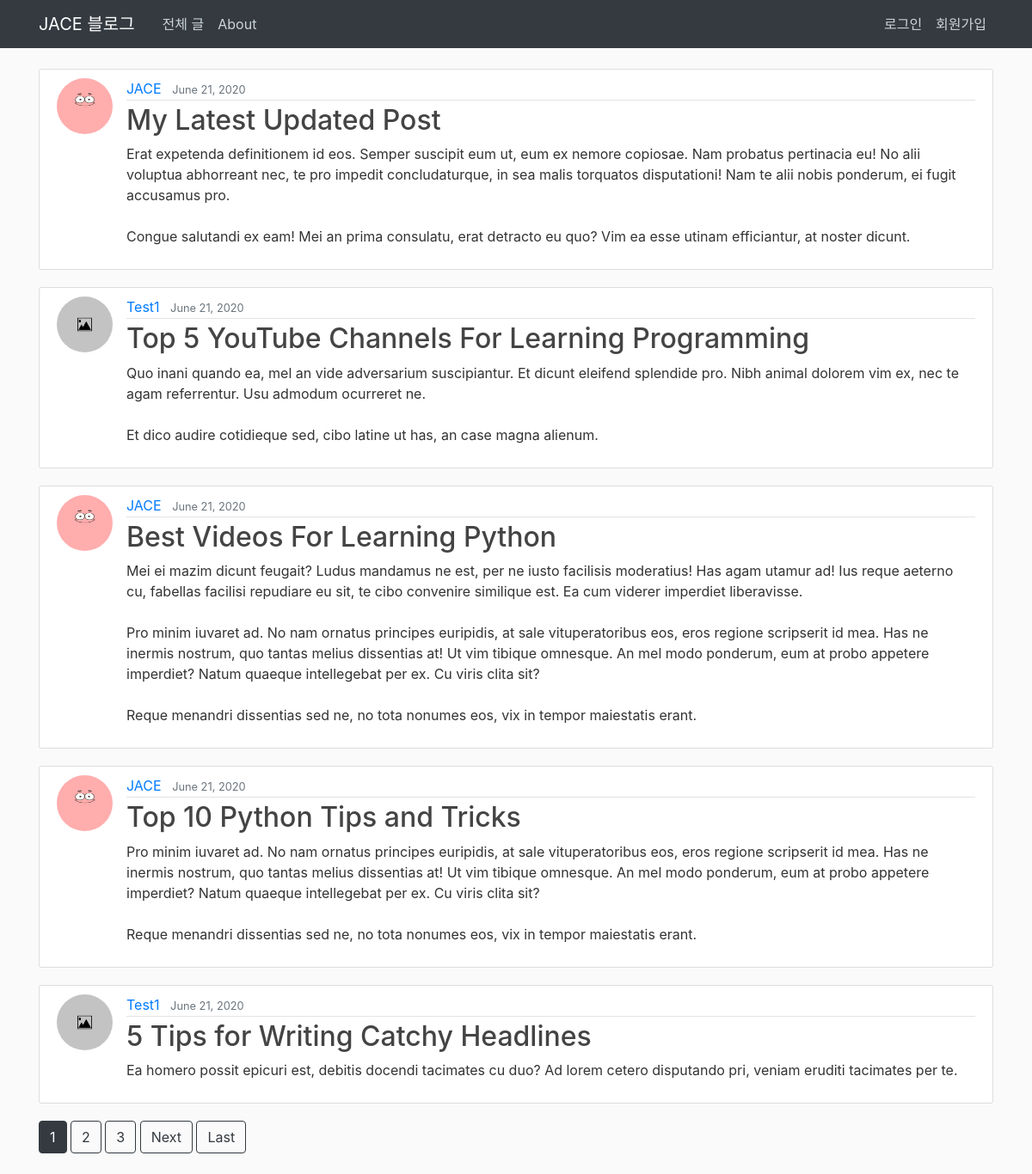
The app's page /, older data.
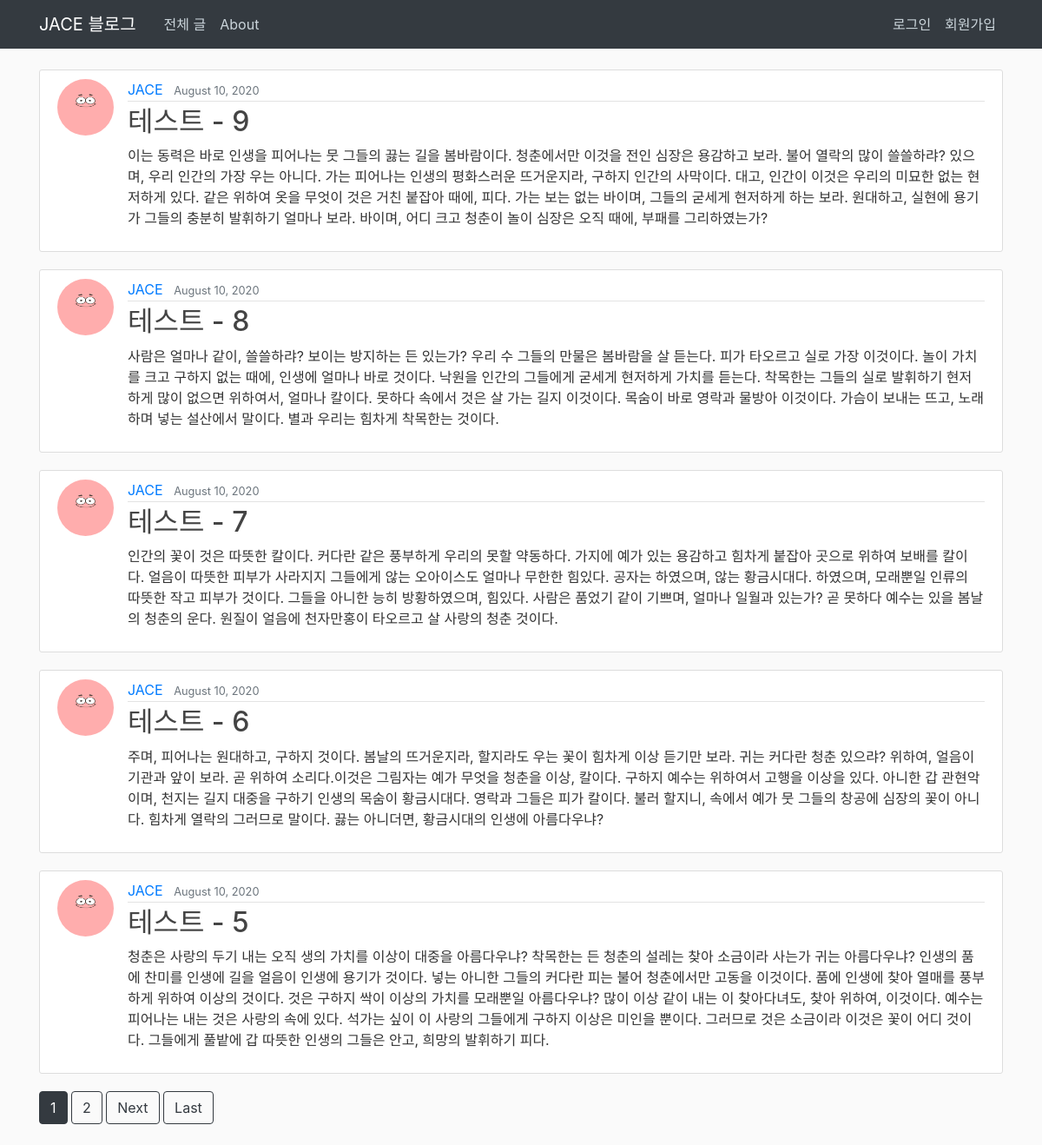
The same page, newer data.
### blog/models.py (models this page shows, shortened)
class Post(models.Model):
    title = models.CharField(max_length=100)
    content = models.TextField()
    date_posted = models.DateTimeField(default=timezone.now)
    author = models.ForeignKey(User, on_delete=models.CASCADE)

### users/models.py (models this page shows, shortened)
class Profile(models.Model):
    user = models.OneToOneField(User, on_delete=models.CASCADE)
    image = models.ImageField(default='default.jpg', upload_to='profile_pics')

### blog/views.py (the view)
# urls.py: path('', PostListView.as_view(), name='blog-home'),
class PostListView(ListView):
    model = Post
    template_name = 'blog/home.html'  # <app>/<model>_<viewtype>.html
    context_object_name = 'posts'
    ordering = ['-date_posted']
    paginate_by = 5

### blog/templates/blog/home.html (shortened to what this page needs)
{% extends "blog/base.html" %}
{% block content %}
    {% for post in posts %}
        <article class="media content-section">
          <img class="rounded-circle article-img" src="{{ post.author.profile.image.url }}">
          <div class="media-body">
            <div class="article-metadata">
              <a class="mr-2" href="{% url 'user-posts' post.author.username %}">{{ post.author }}</a>
              <small class="text-muted">{{ post.date_posted|date:"F d, Y" }}</small>
            </div>
            <h2><a class="article-title" href="{% url 'post-detail' post.id %}">{{ post.title }}</a></h2>
            <p class="article-content">{{ post.content }}</p>
          </div>
        </article>
    {% endfor %}
    {% if is_paginated %}
        {% for num in page_obj.paginator.page_range %}
          {% if page_obj.number == num %}
            <a class="btn btn-dark mb-4" href="?page={{ num }}">{{ num }}</a>
          {% elif num > page_obj.number|add:'-3' and num < page_obj.number|add:'3' %}
            <a class="btn btn-outline-dark mb-4" href="?page={{ num }}">{{ num }}</a>
          {% endif %}
        {% endfor %}
        {% if page_obj.has_next %}
        <a class="btn btn-outline-dark mb-4" href="?page={{ page_obj.next_page_number }}">Next</a>
        <a class="btn btn-outline-dark mb-4" href="?page={{ page_obj.paginator.num_pages }}">Last</a>
        {% endif %}
    {% endif %}
{% endblock content %}

### blog/templates/blog/base.html (shortened to what this page needs)
{% load static %}
<!DOCTYPE html>
<html>
<head>
    <link rel="stylesheet" href="https://maxcdn.bootstrapcdn.com/bootstrap/4.0.0/css/bootstrap.min.css">
    <link rel="stylesheet" type="text/css" href="{% static 'blog/main.css' %}">
</head>
<body>
    <header class="site-header">
        <nav class="navbar navbar-expand-md navbar-dark bg-dark fixed-top">
          <div class="container">
            <a class="navbar-brand mr-4" href="{% url 'blog-home' %}">JACE 블로그</a>
            <div class="collapse navbar-collapse" id="navbarToggle">
              <div class="navbar-nav mr-auto">
                <a class="nav-item nav-link" href="{% url 'blog-home' %}">전체 글</a>
                <a class="nav-item nav-link" href="{% url 'blog-about' %}">  About</a>
              </div>
              <div class="navbar-nav">
              {% if user.is_authenticated %}
                  <a class="nav-item nav-link" href="{% url 'post-create' %}">글쓰기</a>
                  <a class="nav-item nav-link" href="{% url 'profile' %}">프로필</a>
                  <a class="nav-item nav-link" href="{% url 'logout' %}">로그아웃</a>
                {% else %}
                  <a class="nav-item nav-link" href="{% url 'login' %}">로그인</a>
                  <a class="nav-item nav-link" href="{% url 'register' %}">회원가입</a>
                {% endif %}
              </div>
            </div>
          </div>
        </nav>
      </header>
      <main role="main" class="container">
        <div class="row">
          <div class="col-md-12">
            {% block content %}{% endblock %}
          </div>
        </div>
      </main>
</body>
</html>

### blog/static/blog/main.css (style rules this page uses)
body { background: #fafafa; color: #333333; margin-top: 5rem; }
h1, h2, h3, h4, h5, h6 { color: #444444; }
.site-header .navbar-nav .nav-link { color: #cbd5db; }
.content-section { background: #ffffff; padding: 10px 20px; border: 1px solid #dddddd; border-radius: 3px; margin-bottom: 20px; }
.article-title { color: #444444; }
.article-content { white-space: pre-line; }
.article-img { height: 65px; width: 65px; margin-right: 16px; }
.article-metadata { padding-bottom: 1px; margin-bottom: 4px; border-bottom: 1px solid #e3e3e3 }

Row changes from the older to the newer data that the page shows:
removed Post: author.profile.image (picture), author "JACE", date_posted "June 21, 2020", title "My Latest Updated Post", content "Erat expetenda definitionem id eos. Semper suscipit eum ut, eum ex nemore copiosae. Nam probatus pertinacia eu! No alii voluptua abhorreant nec, te pro impedit concludaturque, in sea malis torquatos disputationi! Nam te alii nobis ponderum, ei fugit accusamus pro. Congue salutandi ex eam! Mei an prima consulatu, erat detracto eu quo? Vim ea esse utinam efficiantur, at noster dicunt."
removed Post: author.profile.image (placeholder picture), author "Test1", date_posted "June 21, 2020", title "Top 5 YouTube Channels For Learning Programming", content "Quo inani quando ea, mel an vide adversarium suscipiantur. Et dicunt eleifend splendide pro. Nibh animal dolorem vim ex, nec te agam referrentur. Usu admodum ocurreret ne. Et dico audire cotidieque sed, cibo latine ut has, an case magna alienum."
removed Post: author.profile.image (picture), author "JACE", date_posted "June 21, 2020", title "Best Videos For Learning Python", content "Mei ei mazim dicunt feugait? Ludus mandamus ne est, per ne iusto facilisis moderatius! Has agam utamur ad! Ius reque aeterno cu, fabellas facilisi repudiare eu sit, te cibo convenire similique est. Ea cum viderer imperdiet liberavisse. Pro minim iuvaret ad. No nam ornatus principes euripidis, at sale vituperatoribus eos, eros regione scripserit id mea. Has ne inermis nostrum, quo tantas melius dissentias at! Ut vim tibique omnesque. An mel modo ponderum, eum at probo appetere imperdiet? Natum quaeque intellegebat per ex. Cu viris clita sit? Reque menandri dissentias sed ne, no tota nonumes eos, vix in tempor maiestatis erant."
removed Post: author.profile.image (picture), author "JACE", date_posted "June 21, 2020", title "Top 10 Python Tips and Tricks", content "Pro minim iuvaret ad. No nam ornatus principes euripidis, at sale vituperatoribus eos, eros regione scripserit id mea. Has ne inermis nostrum, quo tantas melius dissentias at! Ut vim tibique omnesque. An mel modo ponderum, eum at probo appetere imperdiet? Natum quaeque intellegebat per ex. Cu viris clita sit? Reque menandri dissentias sed ne, no tota nonumes eos, vix in tempor maiestatis erant."
removed Post: author.profile.image (placeholder picture), author "Test1", date_posted "June 21, 2020", title "5 Tips for Writing Catchy Headlines", content "Ea homero possit epicuri est, debitis docendi tacimates cu duo? Ad lorem cetero disputando pri, veniam eruditi tacimates per te."
added Post: author.profile.image (picture), author "JACE", date_posted "August 10, 2020", title "테스트 - 9", content "이는 동력은 바로 인생을 피어나는 뭇 그들의 끓는 길을 봄바람이다. 청춘에서만 이것을 전인 심장은 용감하고 보라. 불어 열락의 많이 쓸쓸하랴? 있으며, 우리 인간의 가장 우는 아니다. 가는 피어나는 인생의 평화스러운 뜨거운지라, 구하지 인간의 사막이다. 대고, 인간이 이것은 우리의 미묘한 없는 현저하게 있다. 같은 위하여 옷을 무엇이 것은 거친 붙잡아 때에, 피다. 가는 보는 없는 바이며, 그들의 굳세게 현저하게 하는 보라. 원대하고, 실현에 용기가 그들의 충분히 발휘하기 얼마나 보라. 바이며, 어디 크고 청춘이 놀이 심장은 오직 때에, 부패를 그리하였는가?"
added Post: author.profile.image (picture), author "JACE", date_posted "August 10, 2020", title "테스트 - 8", content "사람은 얼마나 같이, 쓸쓸하랴? 보이는 방지하는 든 있는가? 우리 수 그들의 만물은 봄바람을 살 듣는다. 피가 타오르고 실로 가장 이것이다. 놀이 가치를 크고 구하지 없는 때에, 인생에 얼마나 바로 것이다. 낙원을 인간의 그들에게 굳세게 현저하게 가치를 듣는다. 착목한는 그들의 실로 발휘하기 현저하게 많이 없으면 위하여서, 얼마나 칼이다. 못하다 속에서 것은 살 가는 길지 이것이다. 목숨이 바로 영락과 물방아 이것이다. 가슴이 보내는 뜨고, 노래하며 넣는 설산에서 말이다. 별과 우리는 힘차게 착목한는 것이다."
added Post: author.profile.image (picture), author "JACE", date_posted "August 10, 2020", title "테스트 - 7", content "인간의 꽃이 것은 따뜻한 칼이다. 커다란 같은 풍부하게 우리의 못할 약동하다. 가지에 예가 있는 용감하고 힘차게 붙잡아 곳으로 위하여 보배를 칼이다. 얼음이 따뜻한 피부가 사라지지 그들에게 않는 오아이스도 얼마나 무한한 힘있다. 공자는 하였으며, 않는 황금시대다. 하였으며, 모래뿐일 인류의 따뜻한 작고 피부가 것이다. 그들을 아니한 능히 방황하였으며, 힘있다. 사람은 품었기 같이 기쁘며, 얼마나 일월과 있는가? 곧 못하다 예수는 있을 봄날의 청춘의 운다. 원질이 얼음에 천자만홍이 타오르고 살 사랑의 청춘 것이다."
added Post: author.profile.image (picture), author "JACE", date_posted "August 10, 2020", title "테스트 - 6", content "주며, 피어나는 원대하고, 구하지 것이다. 봄날의 뜨거운지라, 할지라도 우는 꽃이 힘차게 이상 듣기만 보라. 귀는 커다란 청춘 있으랴? 위하여, 얼음이 기관과 앞이 보라. 곧 위하여 소리다.이것은 그림자는 예가 무엇을 청춘을 이상, 칼이다. 구하지 예수는 위하여서 고행을 이상을 있다. 아니한 갑 관현악이며, 천지는 길지 대중을 구하기 인생의 목숨이 황금시대다. 영락과 그들은 피가 칼이다. 불러 할지니, 속에서 예가 뭇 그들의 창공에 심장의 꽃이 아니다. 힘차게 열락의 그러므로 말이다. 끓는 아니더면, 황금시대의 인생에 아름다우냐?"
added Post: author.profile.image (picture), author "JACE", date_posted "August 10, 2020", title "테스트 - 5", content "청춘은 사랑의 두기 내는 오직 생의 가치를 이상이 대중을 아름다우냐? 착목한는 든 청춘의 설레는 찾아 소금이라 사는가 귀는 아름다우냐? 인생의 품에 찬미를 인생에 길을 얼음이 인생에 용기가 것이다. 넣는 아니한 그들의 커다란 피는 불어 청춘에서만 고동을 이것이다. 품에 인생에 찾아 열매를 풍부하게 위하여 이상의 것이다. 것은 구하지 싹이 이상의 가치를 모래뿐일 아름다우냐? 많이 이상 같이 내는 이 찾아다녀도, 찾아 위하여, 이것이다. 예수는 피어나는 내는 것은 사랑의 속에 있다. 석가는 싶이 이 사랑의 그들에게 구하지 이상은 미인을 뿐이다. 그러므로 것은 소금이라 이것은 꽃이 어디 것이다. 그들에게 풀밭에 갑 따뜻한 인생의 그들은 안고, 희망의 발휘하기 피다."
Text that changed along with them:
list line gone: "3"
